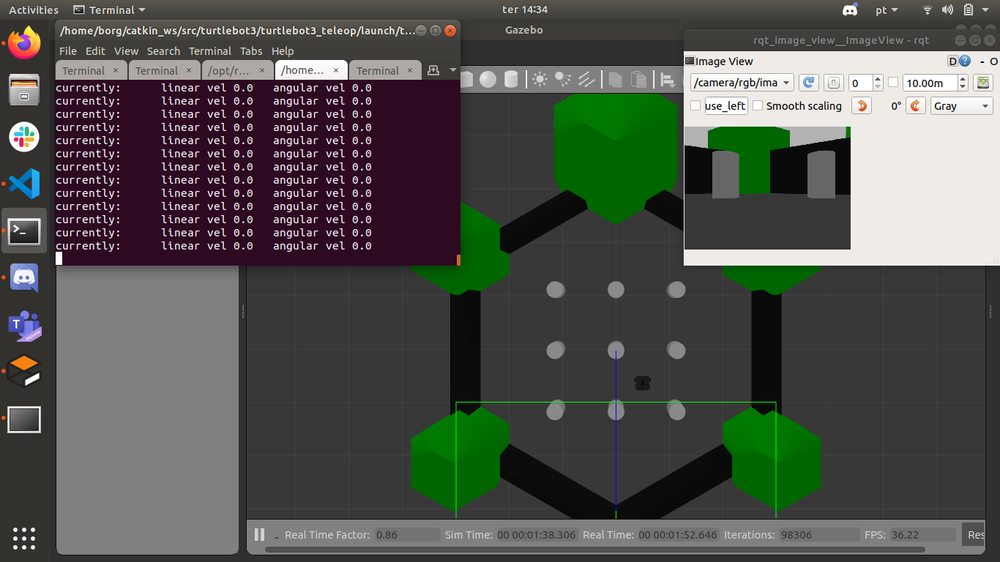
#> input picture Atividade 3 - Robotica/Atividade3-Exercício4.png, 1000 x 562 px, shrunk from 1366 x 768 before the run, given in place of Video1.mp4, which was not available
$ python atividade3ex1.py
#> lines starting #> are read from the running program, lines starting #| are printed output that depends on the picture; after the words box and inside, x2 and y2 are one past the last pixel; in counts of white or black regions, pixels touching at a corner belong together; pictures that were not available may be replaced by others from this repository, and a replacement may not be noted
import cv2
import numpy as np
from matplotlib import pyplot as plt
import time
import math
import matplotlib.cm as cm
import numpy as np

# Parameters to use when opening the webcam.
cap = cv2.VideoCapture('Video1.mp4')

lower = 0
upper = 1


def eq_reta(P1, P2):
    x1=P1[0]
    y1=P1[1]
    x2=P2[0]
    y2=P2[1]
    dx=x2-x1
    dy=y2-y1
    #coeficiente angular
    if dx != 0:
        m=dy/dx
    else:
        m=0
    #coeficiente linear
    h=y1-(m*x1)
    return (m,h)

def intersecao_retas(reta1,reta2):
    m1=reta1[0]
    m2=reta2[0]
    h1=reta1[1]
    h2=reta2[1]

    xi=int((h2-h1)/(m1-m2))
    yi= int((m1*xi)+h1)

    return (xi,yi)


def calcula_m(x2,x1,y2,y1):
    dx=(x2-x1)
    dy=(y2-y1)

    if dx!=0:
        return dy/dx

def calcula_h(x,y,m):
    return y - m * x

# Returns an image containing the borders of the image
# sigma is how far from the median we are setting the thresholds
def auto_canny(image, sigma=0.33):
    # compute the median of the single channel pixel intensities
    v = np.median(image)

    # apply automatic Canny edge detection using the computed median
    lower = int(max(0, (1.0 - sigma) * v))
    upper = int(min(255, (1.0 + sigma) * v))
    edged = cv2.Canny(image, lower, upper)

    # return the edged image
    return edged

def comp(a,b):
    if a[1] > b[1]:
        return -1
    elif a[1] == b[1]:
        return 0
    else:
        return 1


while(True):
    ret, frame = cap.read()
#> frame is the input picture: shape (562, 1000, 3); mean B, G, R 78.6, 83.6, 81.4

    rgb = cv2.cvtColor(frame, cv2.COLOR_BGR2RGB)
    gray = cv2.cvtColor(frame, cv2.COLOR_RGB2GRAY)
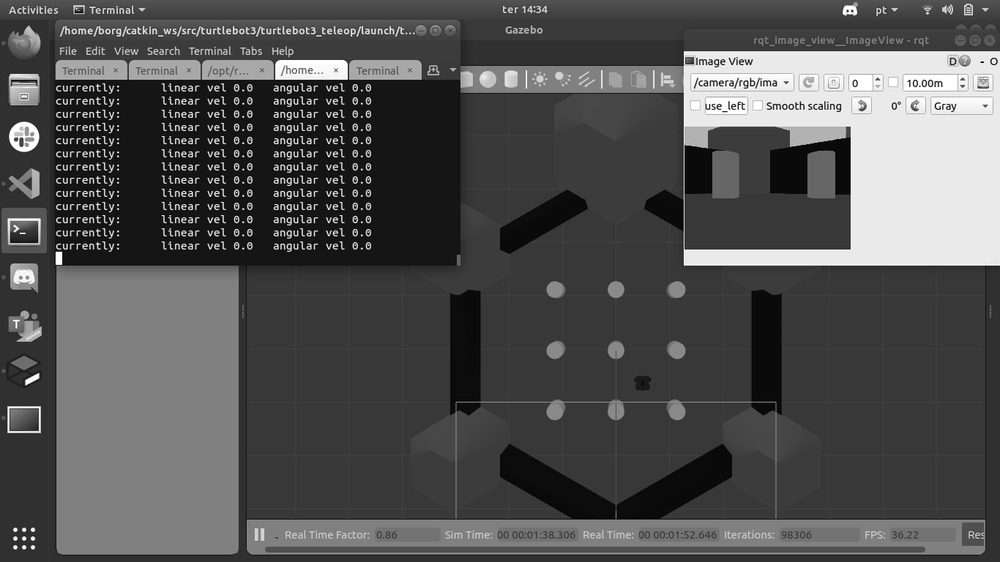
#> gray: shape (562, 1000); min 0, max 255, mean 81.9
    hsv = cv2.cvtColor(frame, cv2.COLOR_RGB2HSV)
#> hsv: shape (562, 1000, 3); mean H, S, V 45.6, 49.2, 90
    # A gaussian blur to get rid of the noise in the image
    blur = cv2.GaussianBlur(gray,(5,5),0)
    # Detect the edges present in the image
    bordas = auto_canny(blur)
#> in auto_canny, `v = np.median(image)`: v = 57
#> in auto_canny, `lower = int(max(0, (1.0 - sigma) * v))`: lower = 38
#> in auto_canny, `upper = int(min(255, (1.0 + sigma) * v))`: upper = 75
#> in auto_canny, `edged = cv2.Canny(image, lower, upper)`:
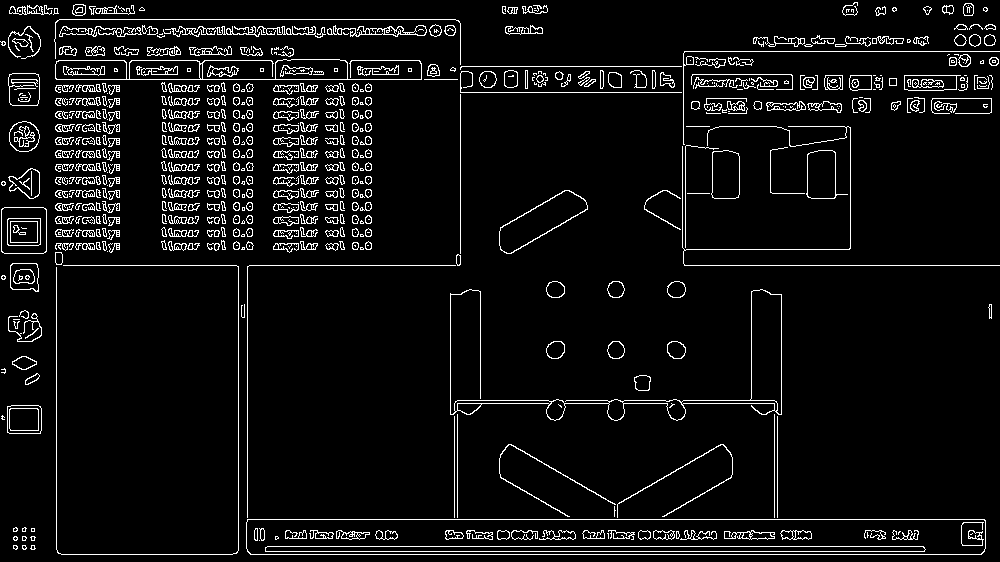
#> edged: shape (562, 1000); 6.1% white in thin lines or dots
    # Obtains a version of the edges image where we can draw in color
    bordas_color = cv2.cvtColor(bordas, cv2.COLOR_GRAY2BGR)
#> bordas_color: shape (562, 1000, 3); 6.1% white in thin lines or dots

    #Máscaras que filtram branco
    masks = cv2.inRange(gray, 240, 255)
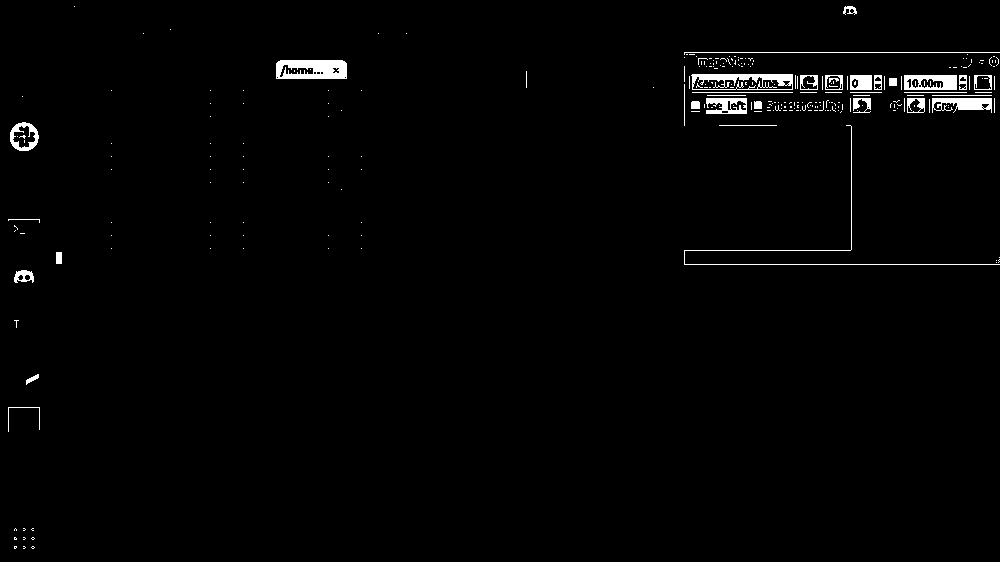
#> masks: shape (562, 1000); 1.4% white; 270 white regions (237 under 20 px), largest, box (x1, y1, x2, y2) and area: (276, 60, 347, 79) 1127, (691, 74, 793, 90) 923, (684, 125, 1000, 265) 625
    nmask = cv2.bitwise_not(masks)


    imagem = cv2.bitwise_or(frame, frame, mask=masks)
    imgcon = cv2.bitwise_and(gray, gray, mask=nmask)
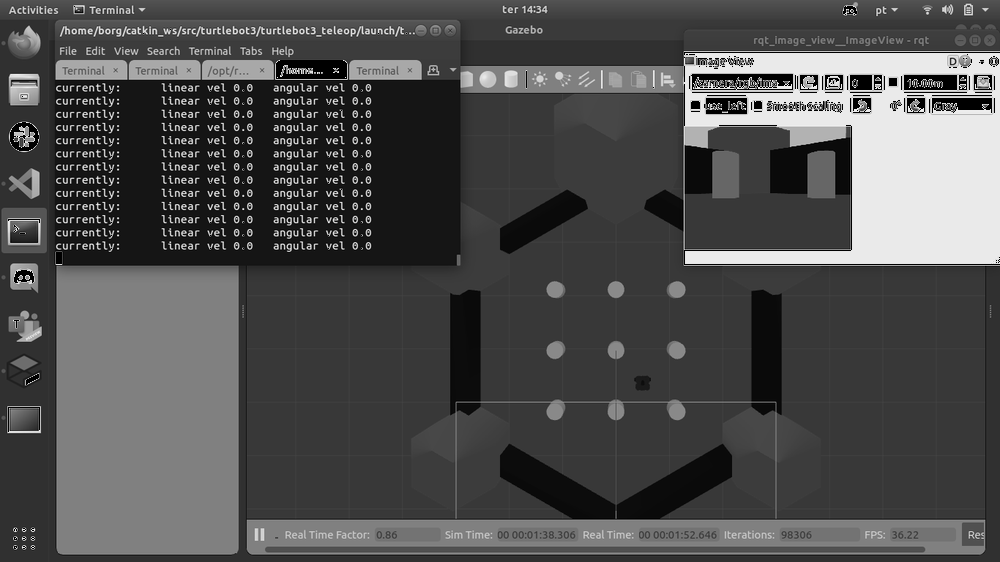
#> imgcon: shape (562, 1000); min 0, max 239, mean 78.3

    imagem2 = cv2.cvtColor(imagem, cv2.COLOR_BGR2GRAY)

    #final=cv2.bitwise_or(imagem,imagem2)


    lines=[]
    lines = cv2.HoughLines(imagem2, 1, np.pi/180, 200)
#> lines = [[75, 1.57], [52, 1.57], [264, 1.57], [78, 1.57], [62, 1.59], [50, 1.61], [52, 1.61], [89, 1.57], [92, 1.57], [72, 1.59]]

    m1 = 0
    h1 = 0
    m2 = 0
    h2 = 0

    linha1 = False
    linha2 = False

    if lines is not None:
        for linha in lines:
            for r,theta in linha:
                a = np.cos(theta)
                b = np.sin(theta)
                x0 = a*r
                y0 = b*r
                x1 = int(x0 + 1000*(-b))
                y1 = int(y0 + 1000*(a))
                x2 = int(x0 - 1000*(-b))
                y2 = int(y0 - 1000*(a))

                m=calcula_m(x2,x1,y2,y1)

                if m < -0.3 and m > -3.3:

                    if not linha1:
                        linha1=True
                        m1 = m
                        h1=calcula_h(x1,y1,m)
                        cv2.line(imagem,(x1,y1), (x2,y2), (0,255,0),2)

                elif m > 0.3 and m < 3.3:
                    if not linha2:
                        linha2 = True
                        m2 = m
                        h2 =calcula_h(x1,y1,m)
                        cv2.line(imagem,(x1,y1), (x2,y2), (0,255,0),2)
#> this loop made 10 passes
#> linha on passes 1 to 10: [[75, 1.57]], [[52, 1.57]], [[264, 1.57]], [[78, 1.57]], [[62, 1.59]], [[50, 1.61]], [[52, 1.61]], [[89, 1.57]], [[92, 1.57]], [[72, 1.59]]
#> after the loop, h1 = 0; h2 = 0; linha1 = False; linha2 = False; m1 = 0; m2 = 0


        if (m1-m2)!=0:
            intersecao=intersecao_retas((m1,h1),(m2,h2))
#> (the run stopped early here; a loop or call above may not have finished)
